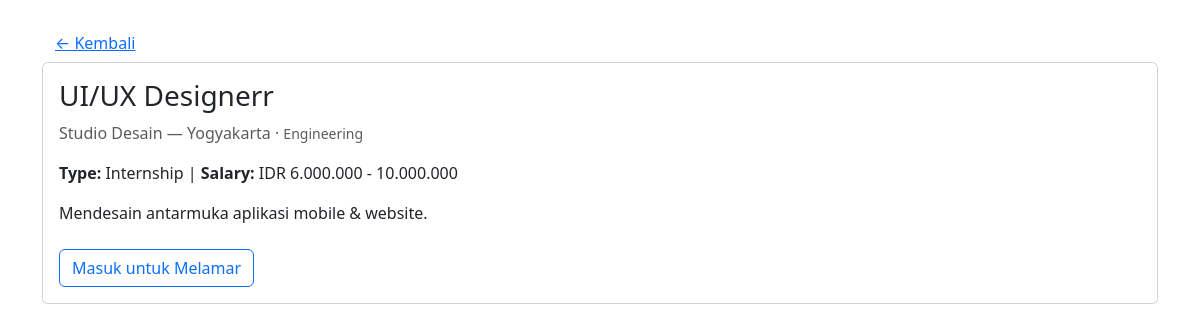
The page /job_detail.php?id=4 on the database its author committed.
### tables this page shows
CREATE TABLE `jobs` (
  `id` int NOT NULL,
  `title` varchar(150) NOT NULL,
  `company` varchar(150) NOT NULL,
  `location` varchar(120) NOT NULL,
  `category` varchar(100) NOT NULL,
  `type` varchar(50) DEFAULT 'Full-time',
  `salary` varchar(80) DEFAULT '',
  `description` text,
  `logo` varchar(255) DEFAULT NULL,
  `posted_at` timestamp NOT NULL DEFAULT CURRENT_TIMESTAMP,
  `status` enum('pending','active','inactive') DEFAULT 'pending'
);

### job_detail.php (the view, shortened to what this page needs)
<?php
require_once('./config.php'); session_start();
$id = intval($_GET['id'] ?? 0);
$stmt = $conn->prepare('SELECT * FROM jobs WHERE id = ?'); $stmt->bind_param('i',$id); $stmt->execute();
$job = $stmt->get_result()->fetch_assoc(); if(!$job){ header('Location: index.php'); exit; }
?>
<!doctype html>
<html lang="id">
<head>
    <link href="https://cdn.jsdelivr.net/npm/bootstrap@5.3.0/dist/css/bootstrap.min.css" rel="stylesheet">
</head>
<body>
    <div class="container py-4"><a href="index.php" class="btn btn-link">&larr; Kembali</a>
        <div class="card">
            <div class="card-body">
                <h3><?=htmlspecialchars($job['title'])?></h3>
                <p class="text-muted"><?=htmlspecialchars($job['company'])?> — <?=htmlspecialchars($job['location'])?> ·
                    <small><?=htmlspecialchars($job['category'])?></small></p>
                <p><strong>Type:</strong> <?=htmlspecialchars($job['type'])?> | <strong>Salary:</strong>
                    <?=htmlspecialchars($job['salary'])?></p>
                <div class="mt-3"><?=nl2br(htmlspecialchars($job['description']))?></div>
                <div class="mt-4">
                    <?php if(isset($_SESSION['user_id'])): ?>
                    <a href="apply.php?job_id=<?=$job['id']?>" class="btn btn-primary">Lamar Sekarang</a>
                    <a href="dashboard.php" class="btn btn-outline-secondary">Dashboard Pelamar</a>
                    <?php else: ?>
                    <a href="login.php" class="btn btn-outline-primary">Masuk untuk Melamar</a>
                    <?php endif; ?>
                </div>
            </div>
        </div>
    </div>
</body>
</html>

### rows shown on the page
jobs: title "UI/UX Designerr", company "Studio Desain", location "Yogyakarta", category "Engineering", type "Internship", salary "IDR 6.000.000 - 10.000.000", description "Mendesain antarmuka aplikasi mobile & website."
